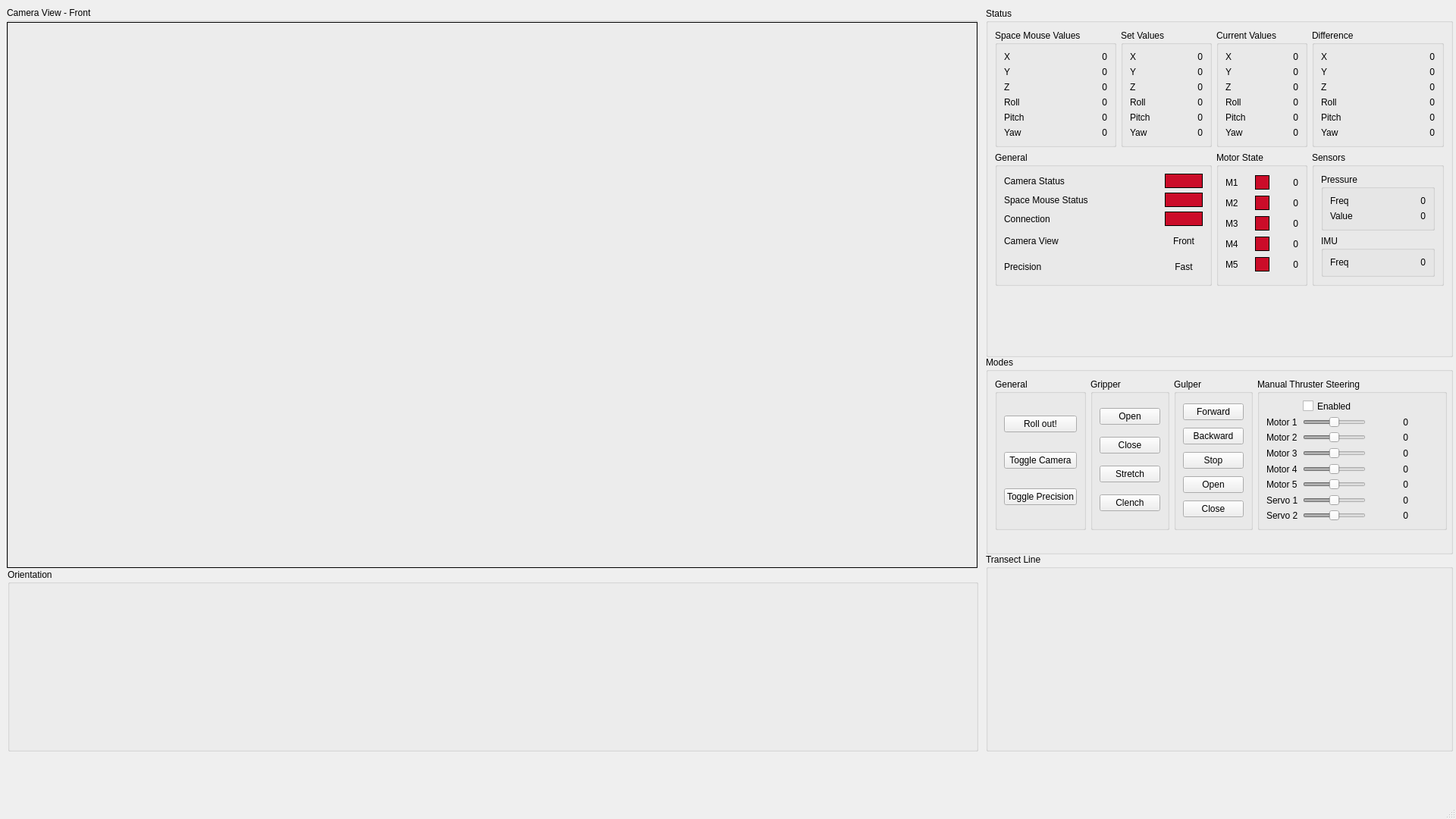
<?xml version="1.0" encoding="UTF-8"?>
<ui version="4.0">
 <class>GSMainWindow</class>
 <widget class="QMainWindow" name="GSMainWindow">
  <property name="enabled">
   <bool>true</bool>
  </property>
  <property name="geometry">
   <rect>
    <x>0</x>
    <y>0</y>
    <width>1920</width>
    <height>1080</height>
   </rect>
  </property>
  <property name="sizePolicy">
   <sizepolicy hsizetype="Preferred" vsizetype="Preferred">
    <horstretch>0</horstretch>
    <verstretch>0</verstretch>
   </sizepolicy>
  </property>
  <property name="windowTitle">
   <string>GSMainWindow</string>
  </property>
  <widget class="QWidget" name="centralwidget">
   <widget class="QGroupBox" name="groupBox">
    <property name="geometry">
     <rect>
      <x>9</x>
      <y>9</y>
      <width>1280</width>
      <height>740</height>
     </rect>
    </property>
    <property name="sizePolicy">
     <sizepolicy hsizetype="Preferred" vsizetype="Preferred">
      <horstretch>0</horstretch>
      <verstretch>0</verstretch>
     </sizepolicy>
    </property>
    <property name="minimumSize">
     <size>
      <width>1280</width>
      <height>720</height>
     </size>
    </property>
    <property name="title">
     <string>Camera View - Front</string>
    </property>
    <widget class="QLabel" name="label">
     <property name="geometry">
      <rect>
       <x>0</x>
       <y>20</y>
       <width>1280</width>
       <height>720</height>
      </rect>
     </property>
     <property name="sizePolicy">
      <sizepolicy hsizetype="Preferred" vsizetype="Preferred">
       <horstretch>0</horstretch>
       <verstretch>0</verstretch>
      </sizepolicy>
     </property>
     <property name="styleSheet">
      <string notr="true">border: 1px solid</string>
     </property>
     <property name="text">
      <string/>
     </property>
    </widget>
   </widget>
   <widget class="QGroupBox" name="statusBox">
    <property name="geometry">
     <rect>
      <x>1300</x>
      <y>10</y>
      <width>616</width>
      <height>461</height>
     </rect>
    </property>
    <property name="sizePolicy">
     <sizepolicy hsizetype="Fixed" vsizetype="Fixed">
      <horstretch>0</horstretch>
      <verstretch>0</verstretch>
     </sizepolicy>
    </property>
    <property name="minimumSize">
     <size>
      <width>616</width>
      <height>461</height>
     </size>
    </property>
    <property name="maximumSize">
     <size>
      <width>616</width>
      <height>461</height>
     </size>
    </property>
    <property name="title">
     <string>Status</string>
    </property>
    <layout class="QGridLayout" name="gridLayout">
     <item row="3" column="3">
      <widget class="QGroupBox" name="currentValuesBox">
       <property name="minimumSize">
        <size>
         <width>120</width>
         <height>0</height>
        </size>
       </property>
       <property name="maximumSize">
        <size>
         <width>120</width>
         <height>16777215</height>
        </size>
       </property>
       <property name="title">
        <string>Current Values</string>
       </property>
       <layout class="QGridLayout" name="gridLayout_4">
        <item row="4" column="1">
         <widget class="QLabel" name="currentPitchValue">
          <property name="text">
           <string>0</string>
          </property>
          <property name="alignment">
           <set>Qt::AlignRight|Qt::AlignTrailing|Qt::AlignVCenter</set>
          </property>
         </widget>
        </item>
        <item row="0" column="0">
         <widget class="QLabel" name="XTextLabel_3">
          <property name="text">
           <string>X</string>
          </property>
         </widget>
        </item>
        <item row="0" column="1">
         <widget class="QLabel" name="currentXValue">
          <property name="text">
           <string>0</string>
          </property>
          <property name="alignment">
           <set>Qt::AlignRight|Qt::AlignTrailing|Qt::AlignVCenter</set>
          </property>
         </widget>
        </item>
        <item row="4" column="0">
         <widget class="QLabel" name="PitchTextLabel_3">
          <property name="text">
           <string>Pitch</string>
          </property>
         </widget>
        </item>
        <item row="2" column="0">
         <widget class="QLabel" name="ZTextLabel_3">
          <property name="text">
           <string>Z</string>
          </property>
         </widget>
        </item>
        <item row="2" column="1">
         <widget class="QLabel" name="currentZValue">
          <property name="text">
           <string>0</string>
          </property>
          <property name="alignment">
           <set>Qt::AlignRight|Qt::AlignTrailing|Qt::AlignVCenter</set>
          </property>
         </widget>
        </item>
        <item row="5" column="1">
         <widget class="QLabel" name="currentYawValue">
          <property name="text">
           <string>0</string>
          </property>
          <property name="alignment">
           <set>Qt::AlignRight|Qt::AlignTrailing|Qt::AlignVCenter</set>
          </property>
         </widget>
        </item>
        <item row="1" column="0">
         <widget class="QLabel" name="YTextLabel_3">
          <property name="text">
           <string>Y</string>
          </property>
         </widget>
        </item>
        <item row="5" column="0">
         <widget class="QLabel" name="YawTextLabel_3">
          <property name="text">
           <string>Yaw</string>
          </property>
         </widget>
        </item>
        <item row="1" column="1">
         <widget class="QLabel" name="currentYValue">
          <property name="text">
           <string>0</string>
          </property>
          <property name="alignment">
           <set>Qt::AlignRight|Qt::AlignTrailing|Qt::AlignVCenter</set>
          </property>
         </widget>
        </item>
        <item row="3" column="1">
         <widget class="QLabel" name="currentRollValue">
          <property name="text">
           <string>0</string>
          </property>
          <property name="alignment">
           <set>Qt::AlignRight|Qt::AlignTrailing|Qt::AlignVCenter</set>
          </property>
         </widget>
        </item>
        <item row="3" column="0">
         <widget class="QLabel" name="RollTextLabel_3">
          <property name="text">
           <string>Roll</string>
          </property>
         </widget>
        </item>
       </layout>
      </widget>
     </item>
     <item row="5" column="4">
      <widget class="QGroupBox" name="sensorsBox">
       <property name="title">
        <string>Sensors</string>
       </property>
       <layout class="QGridLayout" name="gridLayout_13">
        <item row="1" column="0">
         <widget class="QGroupBox" name="pressureBox">
          <property name="title">
           <string>Pressure</string>
          </property>
          <layout class="QGridLayout" name="gridLayout_15">
           <item row="0" column="1">
            <widget class="QLabel" name="pressureRateValue">
             <property name="text">
              <string>0</string>
             </property>
             <property name="alignment">
              <set>Qt::AlignRight|Qt::AlignTrailing|Qt::AlignVCenter</set>
             </property>
            </widget>
           </item>
           <item row="0" column="0">
            <widget class="QLabel" name="pressureRateLabel">
             <property name="text">
              <string>Freq</string>
             </property>
            </widget>
           </item>
           <item row="1" column="0">
            <widget class="QLabel" name="pressureValueLabel">
             <property name="text">
              <string>Value</string>
             </property>
            </widget>
           </item>
           <item row="1" column="1">
            <widget class="QLabel" name="pressureValueValue">
             <property name="minimumSize">
              <size>
               <width>65</width>
               <height>0</height>
              </size>
             </property>
             <property name="text">
              <string>0</string>
             </property>
             <property name="alignment">
              <set>Qt::AlignRight|Qt::AlignTrailing|Qt::AlignVCenter</set>
             </property>
            </widget>
           </item>
          </layout>
         </widget>
        </item>
        <item row="2" column="0">
         <widget class="QGroupBox" name="imuBox">
          <property name="title">
           <string>IMU</string>
          </property>
          <layout class="QGridLayout" name="gridLayout_14">
           <item row="0" column="0">
            <widget class="QLabel" name="imuRateLabel">
             <property name="text">
              <string>Freq</string>
             </property>
            </widget>
           </item>
           <item row="0" column="1">
            <widget class="QLabel" name="imuRateValue">
             <property name="text">
              <string>0</string>
             </property>
             <property name="alignment">
              <set>Qt::AlignRight|Qt::AlignTrailing|Qt::AlignVCenter</set>
             </property>
            </widget>
           </item>
          </layout>
         </widget>
        </item>
       </layout>
      </widget>
     </item>
     <item row="5" column="0" colspan="2">
      <widget class="QGroupBox" name="generalStateBox">
       <property name="title">
        <string>General</string>
       </property>
       <layout class="QGridLayout" name="gridLayout_11">
        <item row="3" column="0">
         <widget class="QLabel" name="cameraText">
          <property name="text">
           <string>Camera View</string>
          </property>
         </widget>
        </item>
        <item row="1" column="1">
         <widget class="QLabel" name="spaceStatusLabel">
          <property name="minimumSize">
           <size>
            <width>50</width>
            <height>19</height>
           </size>
          </property>
          <property name="maximumSize">
           <size>
            <width>50</width>
            <height>19</height>
           </size>
          </property>
          <property name="styleSheet">
           <string notr="true">border: 1px solid;
background-color: rgb(203, 12, 41);
</string>
          </property>
          <property name="text">
           <string/>
          </property>
         </widget>
        </item>
        <item row="1" column="0">
         <widget class="QLabel" name="SpaceMouseText">
          <property name="text">
           <string>Space Mouse Status</string>
          </property>
         </widget>
        </item>
        <item row="2" column="0">
         <widget class="QLabel" name="connectionText">
          <property name="text">
           <string>Connection</string>
          </property>
         </widget>
        </item>
        <item row="2" column="1">
         <widget class="QLabel" name="connectionStatusLabel">
          <property name="minimumSize">
           <size>
            <width>50</width>
            <height>19</height>
           </size>
          </property>
          <property name="maximumSize">
           <size>
            <width>50</width>
            <height>19</height>
           </size>
          </property>
          <property name="styleSheet">
           <string notr="true">border: 1px solid;
background-color: rgb(203, 12, 41);
</string>
          </property>
          <property name="text">
           <string/>
          </property>
         </widget>
        </item>
        <item row="0" column="1">
         <widget class="QLabel" name="cameraStatusLabel">
          <property name="minimumSize">
           <size>
            <width>50</width>
            <height>19</height>
           </size>
          </property>
          <property name="maximumSize">
           <size>
            <width>50</width>
            <height>19</height>
           </size>
          </property>
          <property name="styleSheet">
           <string notr="true">border: 1px solid;
background-color: rgb(203, 12, 41);
</string>
          </property>
          <property name="text">
           <string/>
          </property>
         </widget>
        </item>
        <item row="0" column="0">
         <widget class="QLabel" name="cameraStatusText">
          <property name="text">
           <string>Camera Status</string>
          </property>
         </widget>
        </item>
        <item row="4" column="0">
         <widget class="QLabel" name="prcisionText">
          <property name="text">
           <string>Precision</string>
          </property>
         </widget>
        </item>
        <item row="3" column="1">
         <widget class="QLabel" name="cameraLabel">
          <property name="text">
           <string>Front</string>
          </property>
          <property name="alignment">
           <set>Qt::AlignCenter</set>
          </property>
         </widget>
        </item>
        <item row="4" column="1">
         <widget class="QLabel" name="precisionLabel">
          <property name="minimumSize">
           <size>
            <width>40</width>
            <height>0</height>
           </size>
          </property>
          <property name="maximumSize">
           <size>
            <width>50</width>
            <height>16777215</height>
           </size>
          </property>
          <property name="text">
           <string>Fast</string>
          </property>
          <property name="alignment">
           <set>Qt::AlignCenter</set>
          </property>
         </widget>
        </item>
       </layout>
      </widget>
     </item>
     <item row="3" column="1">
      <widget class="QGroupBox" name="setValuesBox">
       <property name="minimumSize">
        <size>
         <width>120</width>
         <height>0</height>
        </size>
       </property>
       <property name="maximumSize">
        <size>
         <width>120</width>
         <height>16777215</height>
        </size>
       </property>
       <property name="title">
        <string>Set Values</string>
       </property>
       <layout class="QGridLayout" name="gridLayout_3">
        <item row="4" column="0">
         <widget class="QLabel" name="PitchTextLabel_2">
          <property name="text">
           <string>Pitch</string>
          </property>
         </widget>
        </item>
        <item row="1" column="0">
         <widget class="QLabel" name="YTextLabel_2">
          <property name="text">
           <string>Y</string>
          </property>
         </widget>
        </item>
        <item row="4" column="1">
         <widget class="QLabel" name="setPitchValue">
          <property name="text">
           <string>0</string>
          </property>
          <property name="alignment">
           <set>Qt::AlignRight|Qt::AlignTrailing|Qt::AlignVCenter</set>
          </property>
         </widget>
        </item>
        <item row="5" column="0">
         <widget class="QLabel" name="YawTextLabel_2">
          <property name="text">
           <string>Yaw</string>
          </property>
         </widget>
        </item>
        <item row="5" column="1">
         <widget class="QLabel" name="setYawValue">
          <property name="text">
           <string>0</string>
          </property>
          <property name="alignment">
           <set>Qt::AlignRight|Qt::AlignTrailing|Qt::AlignVCenter</set>
          </property>
         </widget>
        </item>
        <item row="2" column="1">
         <widget class="QLabel" name="setZValue">
          <property name="text">
           <string>0</string>
          </property>
          <property name="alignment">
           <set>Qt::AlignRight|Qt::AlignTrailing|Qt::AlignVCenter</set>
          </property>
         </widget>
        </item>
        <item row="0" column="1">
         <widget class="QLabel" name="setXValue">
          <property name="text">
           <string>0</string>
          </property>
          <property name="alignment">
           <set>Qt::AlignRight|Qt::AlignTrailing|Qt::AlignVCenter</set>
          </property>
         </widget>
        </item>
        <item row="0" column="0">
         <widget class="QLabel" name="XTextLabel_2">
          <property name="text">
           <string>X</string>
          </property>
         </widget>
        </item>
        <item row="2" column="0">
         <widget class="QLabel" name="ZTextLabel_2">
          <property name="text">
           <string>Z</string>
          </property>
         </widget>
        </item>
        <item row="1" column="1">
         <widget class="QLabel" name="setYValue">
          <property name="text">
           <string>0</string>
          </property>
          <property name="alignment">
           <set>Qt::AlignRight|Qt::AlignTrailing|Qt::AlignVCenter</set>
          </property>
         </widget>
        </item>
        <item row="3" column="0">
         <widget class="QLabel" name="RollTextLabel_2">
          <property name="text">
           <string>Roll</string>
          </property>
         </widget>
        </item>
        <item row="3" column="1">
         <widget class="QLabel" name="setRollValue">
          <property name="text">
           <string>0</string>
          </property>
          <property name="alignment">
           <set>Qt::AlignRight|Qt::AlignTrailing|Qt::AlignVCenter</set>
          </property>
         </widget>
        </item>
       </layout>
      </widget>
     </item>
     <item row="3" column="0">
      <widget class="QGroupBox" name="spaceMouseValuesBox">
       <property name="minimumSize">
        <size>
         <width>160</width>
         <height>0</height>
        </size>
       </property>
       <property name="maximumSize">
        <size>
         <width>160</width>
         <height>16777215</height>
        </size>
       </property>
       <property name="title">
        <string>Space Mouse Values</string>
       </property>
       <layout class="QGridLayout" name="gridLayout_2">
        <item row="4" column="1">
         <widget class="QLabel" name="spaceMouseRollValue">
          <property name="text">
           <string>0</string>
          </property>
          <property name="alignment">
           <set>Qt::AlignRight|Qt::AlignTrailing|Qt::AlignVCenter</set>
          </property>
         </widget>
        </item>
        <item row="1" column="0">
         <widget class="QLabel" name="YTextLabel">
          <property name="text">
           <string>Y</string>
          </property>
         </widget>
        </item>
        <item row="6" column="1">
         <widget class="QLabel" name="spaceMousePitchValue">
          <property name="text">
           <string>0</string>
          </property>
          <property name="alignment">
           <set>Qt::AlignRight|Qt::AlignTrailing|Qt::AlignVCenter</set>
          </property>
         </widget>
        </item>
        <item row="4" column="0">
         <widget class="QLabel" name="RollTextLabel">
          <property name="text">
           <string>Roll</string>
          </property>
         </widget>
        </item>
        <item row="0" column="0">
         <widget class="QLabel" name="XTextLabel">
          <property name="text">
           <string>X</string>
          </property>
         </widget>
        </item>
        <item row="6" column="0">
         <widget class="QLabel" name="PitchTextLabel">
          <property name="text">
           <string>Pitch</string>
          </property>
         </widget>
        </item>
        <item row="2" column="0">
         <widget class="QLabel" name="ZTextLabel">
          <property name="text">
           <string>Z</string>
          </property>
         </widget>
        </item>
        <item row="0" column="1">
         <widget class="QLabel" name="spaceMouseXValue">
          <property name="text">
           <string>0</string>
          </property>
          <property name="alignment">
           <set>Qt::AlignRight|Qt::AlignTrailing|Qt::AlignVCenter</set>
          </property>
         </widget>
        </item>
        <item row="1" column="1">
         <widget class="QLabel" name="spaceMouseYValue">
          <property name="text">
           <string>0</string>
          </property>
          <property name="alignment">
           <set>Qt::AlignRight|Qt::AlignTrailing|Qt::AlignVCenter</set>
          </property>
         </widget>
        </item>
        <item row="2" column="1">
         <widget class="QLabel" name="spaceMouseZValue">
          <property name="text">
           <string>0</string>
          </property>
          <property name="alignment">
           <set>Qt::AlignRight|Qt::AlignTrailing|Qt::AlignVCenter</set>
          </property>
         </widget>
        </item>
        <item row="8" column="0">
         <widget class="QLabel" name="YawTextLabel">
          <property name="text">
           <string>Yaw</string>
          </property>
         </widget>
        </item>
        <item row="8" column="1">
         <widget class="QLabel" name="spaceMouseYawValue">
          <property name="text">
           <string>0</string>
          </property>
          <property name="alignment">
           <set>Qt::AlignRight|Qt::AlignTrailing|Qt::AlignVCenter</set>
          </property>
         </widget>
        </item>
       </layout>
      </widget>
     </item>
     <item row="5" column="3">
      <widget class="QGroupBox" name="motorStateBox">
       <property name="title">
        <string>Motor State</string>
       </property>
       <layout class="QGridLayout" name="gridLayout_6">
        <item row="1" column="2">
         <widget class="QLabel" name="motor1RPMValue">
          <property name="text">
           <string>0</string>
          </property>
          <property name="alignment">
           <set>Qt::AlignRight|Qt::AlignTrailing|Qt::AlignVCenter</set>
          </property>
         </widget>
        </item>
        <item row="7" column="2">
         <widget class="QLabel" name="motor5RPMValue">
          <property name="text">
           <string>0</string>
          </property>
          <property name="alignment">
           <set>Qt::AlignRight|Qt::AlignTrailing|Qt::AlignVCenter</set>
          </property>
         </widget>
        </item>
        <item row="5" column="2">
         <widget class="QLabel" name="motor4RPMValue">
          <property name="text">
           <string>0</string>
          </property>
          <property name="alignment">
           <set>Qt::AlignRight|Qt::AlignTrailing|Qt::AlignVCenter</set>
          </property>
         </widget>
        </item>
        <item row="5" column="0">
         <widget class="QLabel" name="motor4TextLabel">
          <property name="text">
           <string>M4</string>
          </property>
         </widget>
        </item>
        <item row="7" column="0">
         <widget class="QLabel" name="motor5TextLabel">
          <property name="text">
           <string>M5</string>
          </property>
         </widget>
        </item>
        <item row="1" column="0">
         <widget class="QLabel" name="motor1TextLabel">
          <property name="text">
           <string>M1</string>
          </property>
         </widget>
        </item>
        <item row="3" column="2">
         <widget class="QLabel" name="motor3RPMValue">
          <property name="text">
           <string>0</string>
          </property>
          <property name="alignment">
           <set>Qt::AlignRight|Qt::AlignTrailing|Qt::AlignVCenter</set>
          </property>
         </widget>
        </item>
        <item row="2" column="0">
         <widget class="QLabel" name="motor2TextLabel">
          <property name="text">
           <string>M2</string>
          </property>
         </widget>
        </item>
        <item row="2" column="2">
         <widget class="QLabel" name="motor2RPMValue">
          <property name="text">
           <string>0</string>
          </property>
          <property name="alignment">
           <set>Qt::AlignRight|Qt::AlignTrailing|Qt::AlignVCenter</set>
          </property>
         </widget>
        </item>
        <item row="3" column="0">
         <widget class="QLabel" name="motor3TextLabel">
          <property name="text">
           <string>M3</string>
          </property>
         </widget>
        </item>
        <item row="1" column="1">
         <widget class="QLabel" name="motor1StatusLabel">
          <property name="minimumSize">
           <size>
            <width>19</width>
            <height>0</height>
           </size>
          </property>
          <property name="maximumSize">
           <size>
            <width>19</width>
            <height>19</height>
           </size>
          </property>
          <property name="styleSheet">
           <string notr="true">border: 1px solid;
background-color: rgb(203, 12, 41);
</string>
          </property>
          <property name="text">
           <string/>
          </property>
         </widget>
        </item>
        <item row="2" column="1">
         <widget class="QLabel" name="motor2StatusLabel">
          <property name="minimumSize">
           <size>
            <width>19</width>
            <height>0</height>
           </size>
          </property>
          <property name="maximumSize">
           <size>
            <width>19</width>
            <height>19</height>
           </size>
          </property>
          <property name="styleSheet">
           <string notr="true">border: 1px solid;
background-color: rgb(203, 12, 41);
</string>
          </property>
          <property name="text">
           <string/>
          </property>
         </widget>
        </item>
        <item row="3" column="1">
         <widget class="QLabel" name="motor3StatusLabel">
          <property name="minimumSize">
           <size>
            <width>19</width>
            <height>0</height>
           </size>
          </property>
          <property name="maximumSize">
           <size>
            <width>19</width>
            <height>19</height>
           </size>
          </property>
          <property name="styleSheet">
           <string notr="true">border: 1px solid;
background-color: rgb(203, 12, 41);
</string>
          </property>
          <property name="text">
           <string/>
          </property>
         </widget>
        </item>
        <item row="5" column="1">
         <widget class="QLabel" name="motor4StatusLabel">
          <property name="minimumSize">
           <size>
            <width>19</width>
            <height>0</height>
           </size>
          </property>
          <property name="maximumSize">
           <size>
            <width>19</width>
            <height>19</height>
           </size>
          </property>
          <property name="styleSheet">
           <string notr="true">border: 1px solid;
background-color: rgb(203, 12, 41);
</string>
          </property>
          <property name="text">
           <string/>
          </property>
         </widget>
        </item>
        <item row="7" column="1">
         <widget class="QLabel" name="motor5StatusLabel">
          <property name="minimumSize">
           <size>
            <width>19</width>
            <height>0</height>
           </size>
          </property>
          <property name="maximumSize">
           <size>
            <width>19</width>
            <height>19</height>
           </size>
          </property>
          <property name="styleSheet">
           <string notr="true">border: 1px solid;
background-color: rgb(203, 12, 41);
</string>
          </property>
          <property name="text">
           <string/>
          </property>
         </widget>
        </item>
       </layout>
      </widget>
     </item>
     <item row="10" column="0">
      <spacer name="verticalSpacer">
       <property name="orientation">
        <enum>Qt::Vertical</enum>
       </property>
       <property name="sizeHint" stdset="0">
        <size>
         <width>20</width>
         <height>40</height>
        </size>
       </property>
      </spacer>
     </item>
     <item row="3" column="4">
      <widget class="QGroupBox" name="differenceBox">
       <property name="minimumSize">
        <size>
         <width>120</width>
         <height>0</height>
        </size>
       </property>
       <property name="maximumSize">
        <size>
         <width>1000</width>
         <height>16777215</height>
        </size>
       </property>
       <property name="title">
        <string>Difference</string>
       </property>
       <layout class="QGridLayout" name="gridLayout_5">
        <item row="1" column="0">
         <widget class="QLabel" name="YTextLabel_4">
          <property name="text">
           <string>Y</string>
          </property>
         </widget>
        </item>
        <item row="0" column="0">
         <widget class="QLabel" name="XTextLabel_4">
          <property name="text">
           <string>X</string>
          </property>
         </widget>
        </item>
        <item row="4" column="0">
         <widget class="QLabel" name="PitchTextLabel_4">
          <property name="text">
           <string>Pitch</string>
          </property>
         </widget>
        </item>
        <item row="5" column="0">
         <widget class="QLabel" name="YawTextLabel_4">
          <property name="text">
           <string>Yaw</string>
          </property>
         </widget>
        </item>
        <item row="4" column="1">
         <widget class="QLabel" name="differencePitchValue">
          <property name="text">
           <string>0</string>
          </property>
          <property name="alignment">
           <set>Qt::AlignRight|Qt::AlignTrailing|Qt::AlignVCenter</set>
          </property>
         </widget>
        </item>
        <item row="3" column="1">
         <widget class="QLabel" name="differenceRollValue">
          <property name="text">
           <string>0</string>
          </property>
          <property name="alignment">
           <set>Qt::AlignRight|Qt::AlignTrailing|Qt::AlignVCenter</set>
          </property>
         </widget>
        </item>
        <item row="0" column="1">
         <widget class="QLabel" name="differenceXValue">
          <property name="text">
           <string>0</string>
          </property>
          <property name="alignment">
           <set>Qt::AlignRight|Qt::AlignTrailing|Qt::AlignVCenter</set>
          </property>
         </widget>
        </item>
        <item row="1" column="1">
         <widget class="QLabel" name="differenceYValue">
          <property name="text">
           <string>0</string>
          </property>
          <property name="alignment">
           <set>Qt::AlignRight|Qt::AlignTrailing|Qt::AlignVCenter</set>
          </property>
         </widget>
        </item>
        <item row="2" column="1">
         <widget class="QLabel" name="differenceZValue">
          <property name="text">
           <string>0</string>
          </property>
          <property name="alignment">
           <set>Qt::AlignRight|Qt::AlignTrailing|Qt::AlignVCenter</set>
          </property>
         </widget>
        </item>
        <item row="2" column="0">
         <widget class="QLabel" name="ZTextLabel_4">
          <property name="text">
           <string>Z</string>
          </property>
         </widget>
        </item>
        <item row="3" column="0">
         <widget class="QLabel" name="RollTextLabel_4">
          <property name="text">
           <string>Roll</string>
          </property>
         </widget>
        </item>
        <item row="5" column="1">
         <widget class="QLabel" name="differenceYawValue">
          <property name="text">
           <string>0</string>
          </property>
          <property name="alignment">
           <set>Qt::AlignRight|Qt::AlignTrailing|Qt::AlignVCenter</set>
          </property>
         </widget>
        </item>
       </layout>
      </widget>
     </item>
    </layout>
   </widget>
   <widget class="QGroupBox" name="modesBox">
    <property name="geometry">
     <rect>
      <x>1300</x>
      <y>470</y>
      <width>616</width>
      <height>261</height>
     </rect>
    </property>
    <property name="sizePolicy">
     <sizepolicy hsizetype="Fixed" vsizetype="Fixed">
      <horstretch>0</horstretch>
      <verstretch>0</verstretch>
     </sizepolicy>
    </property>
    <property name="minimumSize">
     <size>
      <width>616</width>
      <height>261</height>
     </size>
    </property>
    <property name="maximumSize">
     <size>
      <width>616</width>
      <height>261</height>
     </size>
    </property>
    <property name="title">
     <string>Modes</string>
    </property>
    <layout class="QGridLayout" name="gridLayout_7">
     <item row="1" column="3">
      <widget class="QGroupBox" name="gulperBox">
       <property name="title">
        <string>Gulper</string>
       </property>
       <layout class="QGridLayout" name="gridLayout_12">
        <item row="0" column="0">
         <widget class="QPushButton" name="forwardButton">
          <property name="text">
           <string>Forward</string>
          </property>
         </widget>
        </item>
        <item row="1" column="0">
         <widget class="QPushButton" name="backwardButton">
          <property name="text">
           <string>Backward</string>
          </property>
         </widget>
        </item>
        <item row="3" column="0">
         <widget class="QPushButton" name="openGulperButton">
          <property name="text">
           <string>Open</string>
          </property>
         </widget>
        </item>
        <item row="4" column="0">
         <widget class="QPushButton" name="closeGulperButton">
          <property name="text">
           <string>Close</string>
          </property>
         </widget>
        </item>
        <item row="2" column="0">
         <widget class="QPushButton" name="stopButton">
          <property name="text">
           <string>Stop</string>
          </property>
         </widget>
        </item>
       </layout>
      </widget>
     </item>
     <item row="1" column="1">
      <widget class="QGroupBox" name="generalBox">
       <property name="title">
        <string>General</string>
       </property>
       <layout class="QGridLayout" name="gridLayout_9">
        <item row="1" column="0">
         <widget class="QPushButton" name="toggleCameraButton">
          <property name="text">
           <string>Toggle Camera</string>
          </property>
         </widget>
        </item>
        <item row="0" column="0">
         <widget class="QPushButton" name="connectButton">
          <property name="text">
           <string>Roll out!</string>
          </property>
         </widget>
        </item>
        <item row="2" column="0">
         <widget class="QPushButton" name="toggleSteeringModeButton">
          <property name="text">
           <string>Toggle Precision</string>
          </property>
         </widget>
        </item>
       </layout>
      </widget>
     </item>
     <item row="2" column="5">
      <spacer name="horizontalSpacer_3">
       <property name="orientation">
        <enum>Qt::Horizontal</enum>
       </property>
       <property name="sizeHint" stdset="0">
        <size>
         <width>40</width>
         <height>20</height>
        </size>
       </property>
      </spacer>
     </item>
     <item row="1" column="2">
      <widget class="QGroupBox" name="gripperBox">
       <property name="title">
        <string>Gripper</string>
       </property>
       <layout class="QGridLayout" name="gridLayout_10">
        <item row="3" column="0">
         <widget class="QPushButton" name="clenchButton">
          <property name="text">
           <string>Clench</string>
          </property>
         </widget>
        </item>
        <item row="0" column="0">
         <widget class="QPushButton" name="openButton">
          <property name="text">
           <string>Open</string>
          </property>
         </widget>
        </item>
        <item row="1" column="0">
         <widget class="QPushButton" name="closeButton">
          <property name="text">
           <string>Close</string>
          </property>
         </widget>
        </item>
        <item row="2" column="0">
         <widget class="QPushButton" name="stretchButton">
          <property name="text">
           <string>Stretch</string>
          </property>
         </widget>
        </item>
       </layout>
      </widget>
     </item>
     <item row="1" column="4">
      <widget class="QGroupBox" name="manualThrusterBox">
       <property name="minimumSize">
        <size>
         <width>250</width>
         <height>0</height>
        </size>
       </property>
       <property name="title">
        <string>Manual Thruster Steering</string>
       </property>
       <layout class="QGridLayout" name="gridLayout_8">
        <item row="5" column="1">
         <widget class="QSlider" name="motor5Slider">
          <property name="enabled">
           <bool>false</bool>
          </property>
          <property name="minimum">
           <number>-100</number>
          </property>
          <property name="maximum">
           <number>100</number>
          </property>
          <property name="orientation">
           <enum>Qt::Horizontal</enum>
          </property>
         </widget>
        </item>
        <item row="3" column="0">
         <widget class="QLabel" name="motor3TextLabel_2">
          <property name="text">
           <string>Motor 3</string>
          </property>
         </widget>
        </item>
        <item row="7" column="0">
         <widget class="QLabel" name="servo2TextLabel">
          <property name="text">
           <string>Servo 2</string>
          </property>
         </widget>
        </item>
        <item row="3" column="2">
         <widget class="QLabel" name="motor3Value">
          <property name="minimumSize">
           <size>
            <width>50</width>
            <height>0</height>
           </size>
          </property>
          <property name="maximumSize">
           <size>
            <width>70</width>
            <height>16777215</height>
           </size>
          </property>
          <property name="text">
           <string>0</string>
          </property>
          <property name="alignment">
           <set>Qt::AlignRight|Qt::AlignTrailing|Qt::AlignVCenter</set>
          </property>
         </widget>
        </item>
        <item row="4" column="0">
         <widget class="QLabel" name="motor4TextLabel_2">
          <property name="text">
           <string>Motor 4</string>
          </property>
         </widget>
        </item>
        <item row="1" column="0">
         <widget class="QLabel" name="motor1TextLabel_2">
          <property name="text">
           <string>Motor 1</string>
          </property>
         </widget>
        </item>
        <item row="5" column="2">
         <widget class="QLabel" name="motor5Value">
          <property name="minimumSize">
           <size>
            <width>50</width>
            <height>0</height>
           </size>
          </property>
          <property name="maximumSize">
           <size>
            <width>70</width>
            <height>16777215</height>
           </size>
          </property>
          <property name="text">
           <string>0</string>
          </property>
          <property name="alignment">
           <set>Qt::AlignRight|Qt::AlignTrailing|Qt::AlignVCenter</set>
          </property>
         </widget>
        </item>
        <item row="1" column="2">
         <widget class="QLabel" name="motor1Value">
          <property name="minimumSize">
           <size>
            <width>50</width>
            <height>0</height>
           </size>
          </property>
          <property name="maximumSize">
           <size>
            <width>70</width>
            <height>16777215</height>
           </size>
          </property>
          <property name="text">
           <string>0</string>
          </property>
          <property name="alignment">
           <set>Qt::AlignRight|Qt::AlignTrailing|Qt::AlignVCenter</set>
          </property>
         </widget>
        </item>
        <item row="4" column="1">
         <widget class="QSlider" name="motor4Slider">
          <property name="enabled">
           <bool>false</bool>
          </property>
          <property name="minimum">
           <number>-100</number>
          </property>
          <property name="maximum">
           <number>100</number>
          </property>
          <property name="orientation">
           <enum>Qt::Horizontal</enum>
          </property>
         </widget>
        </item>
        <item row="6" column="0">
         <widget class="QLabel" name="servo1TextLabel">
          <property name="text">
           <string>Servo 1</string>
          </property>
         </widget>
        </item>
        <item row="7" column="1">
         <widget class="QSlider" name="servo2Slider">
          <property name="enabled">
           <bool>false</bool>
          </property>
          <property name="minimum">
           <number>-100</number>
          </property>
          <property name="maximum">
           <number>100</number>
          </property>
          <property name="orientation">
           <enum>Qt::Horizontal</enum>
          </property>
         </widget>
        </item>
        <item row="6" column="1">
         <widget class="QSlider" name="servo1Slider">
          <property name="enabled">
           <bool>false</bool>
          </property>
          <property name="minimum">
           <number>-100</number>
          </property>
          <property name="maximum">
           <number>100</number>
          </property>
          <property name="orientation">
           <enum>Qt::Horizontal</enum>
          </property>
         </widget>
        </item>
        <item row="2" column="0">
         <widget class="QLabel" name="motor2TextLabel_2">
          <property name="text">
           <string>Motor 2</string>
          </property>
         </widget>
        </item>
        <item row="7" column="2">
         <widget class="QLabel" name="servo2Value">
          <property name="minimumSize">
           <size>
            <width>50</width>
            <height>0</height>
           </size>
          </property>
          <property name="maximumSize">
           <size>
            <width>70</width>
            <height>16777215</height>
           </size>
          </property>
          <property name="text">
           <string>0</string>
          </property>
          <property name="alignment">
           <set>Qt::AlignRight|Qt::AlignTrailing|Qt::AlignVCenter</set>
          </property>
         </widget>
        </item>
        <item row="4" column="2">
         <widget class="QLabel" name="motor4Value">
          <property name="minimumSize">
           <size>
            <width>50</width>
            <height>0</height>
           </size>
          </property>
          <property name="maximumSize">
           <size>
            <width>70</width>
            <height>16777215</height>
           </size>
          </property>
          <property name="text">
           <string>0</string>
          </property>
          <property name="alignment">
           <set>Qt::AlignRight|Qt::AlignTrailing|Qt::AlignVCenter</set>
          </property>
         </widget>
        </item>
        <item row="5" column="0">
         <widget class="QLabel" name="motor5TextLabel_2">
          <property name="text">
           <string>Motor 5</string>
          </property>
         </widget>
        </item>
        <item row="1" column="1">
         <widget class="QSlider" name="motor1Slider">
          <property name="enabled">
           <bool>false</bool>
          </property>
          <property name="minimum">
           <number>-100</number>
          </property>
          <property name="maximum">
           <number>100</number>
          </property>
          <property name="orientation">
           <enum>Qt::Horizontal</enum>
          </property>
          <property name="tickPosition">
           <enum>QSlider::NoTicks</enum>
          </property>
         </widget>
        </item>
        <item row="0" column="1">
         <widget class="QCheckBox" name="motorTestEnabled">
          <property name="text">
           <string>Enabled</string>
          </property>
         </widget>
        </item>
        <item row="3" column="1">
         <widget class="QSlider" name="motor3Slider">
          <property name="enabled">
           <bool>false</bool>
          </property>
          <property name="minimum">
           <number>-100</number>
          </property>
          <property name="maximum">
           <number>100</number>
          </property>
          <property name="orientation">
           <enum>Qt::Horizontal</enum>
          </property>
         </widget>
        </item>
        <item row="2" column="1">
         <widget class="QSlider" name="motor2Slider">
          <property name="enabled">
           <bool>false</bool>
          </property>
          <property name="minimum">
           <number>-100</number>
          </property>
          <property name="maximum">
           <number>100</number>
          </property>
          <property name="orientation">
           <enum>Qt::Horizontal</enum>
          </property>
         </widget>
        </item>
        <item row="6" column="2">
         <widget class="QLabel" name="servo1Value">
          <property name="minimumSize">
           <size>
            <width>50</width>
            <height>0</height>
           </size>
          </property>
          <property name="maximumSize">
           <size>
            <width>70</width>
            <height>16777215</height>
           </size>
          </property>
          <property name="text">
           <string>0</string>
          </property>
          <property name="alignment">
           <set>Qt::AlignRight|Qt::AlignTrailing|Qt::AlignVCenter</set>
          </property>
         </widget>
        </item>
        <item row="2" column="2">
         <widget class="QLabel" name="motor2Value">
          <property name="minimumSize">
           <size>
            <width>50</width>
            <height>0</height>
           </size>
          </property>
          <property name="maximumSize">
           <size>
            <width>70</width>
            <height>16777215</height>
           </size>
          </property>
          <property name="text">
           <string>0</string>
          </property>
          <property name="alignment">
           <set>Qt::AlignRight|Qt::AlignTrailing|Qt::AlignVCenter</set>
          </property>
         </widget>
        </item>
        <item row="3" column="3">
         <spacer name="horizontalSpacer">
          <property name="orientation">
           <enum>Qt::Horizontal</enum>
          </property>
          <property name="sizeHint" stdset="0">
           <size>
            <width>40</width>
            <height>20</height>
           </size>
          </property>
         </spacer>
        </item>
       </layout>
      </widget>
     </item>
    </layout>
   </widget>
   <widget class="QGroupBox" name="transectLineBox">
    <property name="geometry">
     <rect>
      <x>1300</x>
      <y>730</y>
      <width>616</width>
      <height>261</height>
     </rect>
    </property>
    <property name="minimumSize">
     <size>
      <width>616</width>
      <height>261</height>
     </size>
    </property>
    <property name="title">
     <string>Transect Line</string>
    </property>
   </widget>
   <widget class="QGroupBox" name="orientationBox">
    <property name="geometry">
     <rect>
      <x>10</x>
      <y>750</y>
      <width>1280</width>
      <height>241</height>
     </rect>
    </property>
    <property name="minimumSize">
     <size>
      <width>1280</width>
      <height>241</height>
     </size>
    </property>
    <property name="title">
     <string>Orientation</string>
    </property>
    <widget class="QLabel" name="orientationLabel">
     <property name="geometry">
      <rect>
       <x>0</x>
       <y>20</y>
       <width>1280</width>
       <height>221</height>
      </rect>
     </property>
     <property name="sizePolicy">
      <sizepolicy hsizetype="Preferred" vsizetype="Expanding">
       <horstretch>0</horstretch>
       <verstretch>0</verstretch>
      </sizepolicy>
     </property>
     <property name="text">
      <string/>
     </property>
    </widget>
   </widget>
  </widget>
  <widget class="QStatusBar" name="statusbar"/>
 </widget>
 <resources/>
 <connections/>
</ui>
